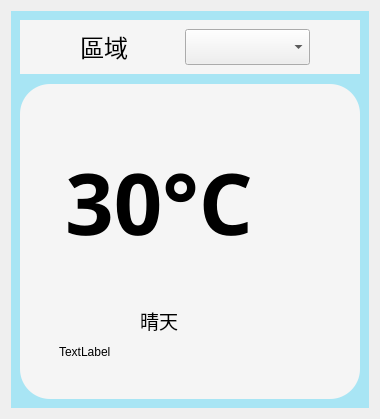
      <widget class="QWidget" name="page_3">
       <layout class="QVBoxLayout" name="verticalLayout_13">
        <item>
         <widget class="QFrame" name="frame6_3">
          <property name="styleSheet">
           <string notr="true">#frame6_3
{
	background-color: rgba(0,204,255,0.3);
}
QGroupBox
{
	background-color:rgb(245, 245, 245);
	border:0px solid red;
	border-radius:30px
}</string>
          </property>
          <layout class="QVBoxLayout" name="verticalLayout_9">
           <property name="spacing">
            <number>10</number>
           </property>
           <item>
            <widget class="QGroupBox" name="horizontalGroupBox_2">
             <property name="sizePolicy">
              <sizepolicy hsizetype="Preferred" vsizetype="Preferred">
               <horstretch>0</horstretch>
               <verstretch>1</verstretch>
              </sizepolicy>
             </property>
             <layout class="QHBoxLayout" name="horizontalLayout_12">
              <property name="rightMargin">
               <number>50</number>
              </property>
              <item>
               <widget class="QLabel" name="label">
                <property name="sizePolicy">
                 <sizepolicy hsizetype="Fixed" vsizetype="Preferred">
                  <horstretch>0</horstretch>
                  <verstretch>0</verstretch>
                 </sizepolicy>
                </property>
                <property name="minimumSize">
                 <size>
                  <width>150</width>
                  <height>0</height>
                 </size>
                </property>
                <property name="font">
                 <font>
                  <family>Agency FB</family>
                  <pointsize>18</pointsize>
                  <weight>50</weight>
                  <bold>false</bold>
                 </font>
                </property>
                <property name="text">
                 <string>區域</string>
                </property>
                <property name="alignment">
                 <set>Qt::AlignCenter</set>
                </property>
               </widget>
              </item>
              <item>
               <widget class="QComboBox" name="comboBox_city">
                <property name="minimumSize">
                 <size>
                  <width>0</width>
                  <height>30</height>
                 </size>
                </property>
                <property name="font">
                 <font>
                  <family>Agency FB</family>
                  <pointsize>16</pointsize>
                 </font>
                </property>
                <property name="toolTipDuration">
                 <number>-1</number>
                </property>
               </widget>
              </item>
             </layout>
            </widget>
           </item>
           <item>
            <widget class="QGroupBox" name="horizontalGroupBox">
             <property name="sizePolicy">
              <sizepolicy hsizetype="Preferred" vsizetype="Preferred">
               <horstretch>0</horstretch>
               <verstretch>7</verstretch>
              </sizepolicy>
             </property>
             <layout class="QVBoxLayout" name="verticalLayout_10">
              <property name="spacing">
               <number>0</number>
              </property>
              <property name="leftMargin">
               <number>30</number>
              </property>
              <property name="topMargin">
               <number>30</number>
              </property>
              <property name="rightMargin">
               <number>30</number>
              </property>
              <property name="bottomMargin">
               <number>30</number>
              </property>
              <item>
               <widget class="QFrame" name="horizontalFrame">
                <property name="sizePolicy">
                 <sizepolicy hsizetype="Preferred" vsizetype="Preferred">
                  <horstretch>0</horstretch>
                  <verstretch>2</verstretch>
                 </sizepolicy>
                </property>
                <property name="styleSheet">
                 <string notr="true">
	border-radius:px</string>
                </property>
                <layout class="QHBoxLayout" name="horizontalLayout_18">
                 <property name="spacing">
                  <number>45</number>
                 </property>
                 <property name="leftMargin">
                  <number>15</number>
                 </property>
                 <property name="topMargin">
                  <number>0</number>
                 </property>
                 <property name="rightMargin">
                  <number>25</number>
                 </property>
                 <property name="bottomMargin">
                  <number>0</number>
                 </property>
                 <item>
                  <layout class="QVBoxLayout" name="verticalLayout_12">
                   <property name="topMargin">
                    <number>30</number>
                   </property>
                   <item>
                    <widget class="QLabel" name="temperature">
                     <property name="sizePolicy">
                      <sizepolicy hsizetype="Preferred" vsizetype="Preferred">
                       <horstretch>0</horstretch>
                       <verstretch>5</verstretch>
                      </sizepolicy>
                     </property>
                     <property name="font">
                      <font>
                       <family>微軟正黑體</family>
                       <pointsize>64</pointsize>
                       <weight>75</weight>
                       <bold>true</bold>
                      </font>
                     </property>
                     <property name="styleSheet">
                      <string notr="true"/>
                     </property>
                     <property name="text">
                      <string>30°C</string>
                     </property>
                     <property name="alignment">
                      <set>Qt::AlignCenter</set>
                     </property>
                    </widget>
                   </item>
                   <item>
                    <widget class="QLabel" name="weather">
                     <property name="sizePolicy">
                      <sizepolicy hsizetype="Preferred" vsizetype="Preferred">
                       <horstretch>0</horstretch>
                       <verstretch>1</verstretch>
                      </sizepolicy>
                     </property>
                     <property name="minimumSize">
                      <size>
                       <width>0</width>
                       <height>30</height>
                      </size>
                     </property>
                     <property name="font">
                      <font>
                       <family>微軟正黑體</family>
                       <pointsize>14</pointsize>
                      </font>
                     </property>
                     <property name="text">
                      <string>晴天</string>
                     </property>
                     <property name="alignment">
                      <set>Qt::AlignCenter</set>
                     </property>
                    </widget>
                   </item>
                  </layout>
                 </item>
                 <item>
                  <widget class="QLabel" name="weather_icon">
                   <property name="sizePolicy">
                    <sizepolicy hsizetype="Preferred" vsizetype="Preferred">
                     <horstretch>0</horstretch>
                     <verstretch>0</verstretch>
                    </sizepolicy>
                   </property>
                   <property name="styleSheet">
                    <string notr="true"/>
                   </property>
                   <property name="text">
                    <string/>
                   </property>
                  </widget>
                 </item>
                </layout>
               </widget>
              </item>
              <item>
               <widget class="QWidget" name="chart" native="true">
                <property name="sizePolicy">
                 <sizepolicy hsizetype="Preferred" vsizetype="Preferred">
                  <horstretch>0</horstretch>
                  <verstretch>3</verstretch>
                 </sizepolicy>
                </property>
                <layout class="QHBoxLayout" name="horizontalLayout_9">
                 <item>
                  <widget class="QLabel" name="label_2">
                   <property name="text">
                    <string>TextLabel</string>
                   </property>
                  </widget>
                 </item>
                </layout>
               </widget>
              </item>
             </layout>
            </widget>
           </item>
          </layout>
         </widget>
        </item>
       </layout>
      </widget>
